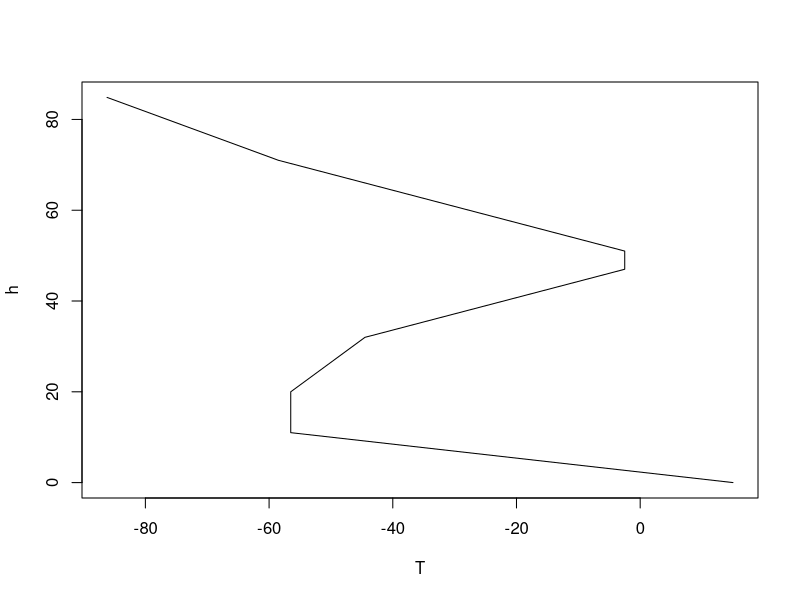
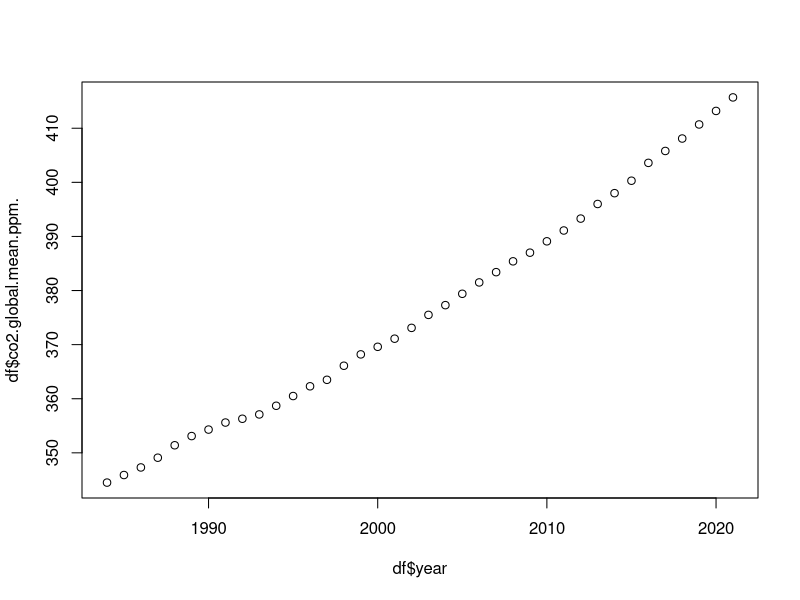
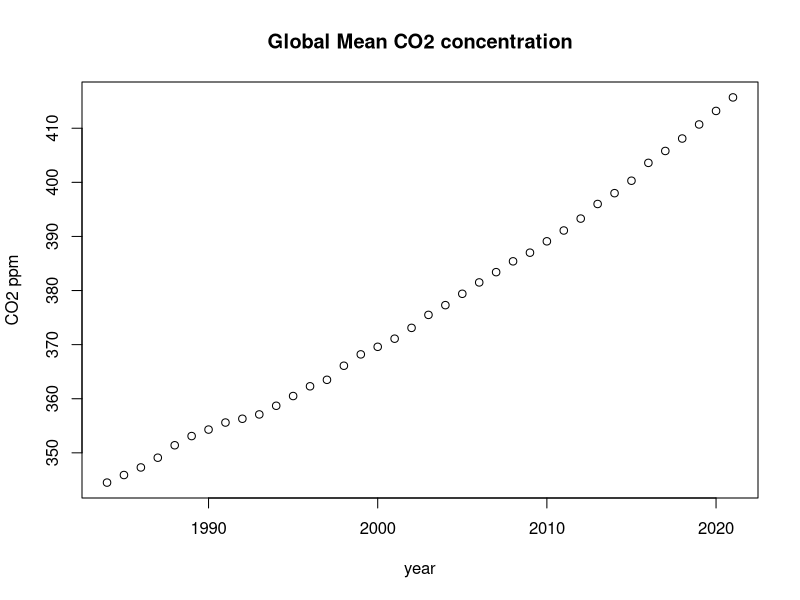

Reproduce these figures in R, in order.
## ---- chunk 1
help(mean)
## ---- chunk 2
28 * 0.78 + 32 * 0.21 + 40 * 0.01
## ---- chunk 3
T <- c(15.0, -56.5, -56.5, -44.5, -2.5, -2.5, -58.5, -86.2)
h <- c(0, 11, 20, 32, 47, 51, 71, 84.852)
plot(T, h, type="l")
## ---- chunk 4
df <- read.csv("co2_annual_20221026.csv")
plot(df$year, df$co2.global.mean.ppm.)
## ---- chunk 5
plot(df$year, df$co2.global.mean.ppm., main="Global Mean CO2 concentration", xlab="year", ylab="CO2 ppm")
